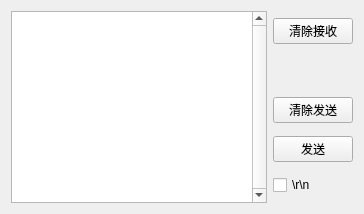
      <widget class="QWidget" name="tab_3">
       <attribute name="title">
        <string>输入发送</string>
       </attribute>
       <layout class="QHBoxLayout" name="horizontalLayout_14">
        <item>
         <widget class="QPlainTextEdit" name="Textedit_2send">
          <property name="sizePolicy">
           <sizepolicy hsizetype="Expanding" vsizetype="Minimum">
            <horstretch>0</horstretch>
            <verstretch>0</verstretch>
           </sizepolicy>
          </property>
          <property name="verticalScrollBarPolicy">
           <enum>Qt::ScrollBarAlwaysOn</enum>
          </property>
         </widget>
        </item>
        <item>
         <layout class="QVBoxLayout" name="verticalLayout_2">
          <property name="sizeConstraint">
           <enum>QLayout::SetNoConstraint</enum>
          </property>
          <item>
           <widget class="QPushButton" name="Button_clearreceive">
            <property name="text">
             <string>清除接收</string>
            </property>
           </widget>
          </item>
          <item>
           <spacer name="verticalSpacer_2">
            <property name="orientation">
             <enum>Qt::Vertical</enum>
            </property>
            <property name="sizeType">
             <enum>QSizePolicy::Fixed</enum>
            </property>
            <property name="sizeHint" stdset="0">
             <size>
              <width>20</width>
              <height>40</height>
             </size>
            </property>
           </spacer>
          </item>
          <item>
           <widget class="QPushButton" name="Button_clearsend">
            <property name="text">
             <string>清除发送</string>
            </property>
           </widget>
          </item>
          <item>
           <widget class="QPushButton" name="Button_Send_Text">
            <property name="text">
             <string>发送</string>
            </property>
           </widget>
          </item>
          <item>
           <widget class="QCheckBox" name="checkBox_rn">
            <property name="text">
             <string>\r\n</string>
            </property>
           </widget>
          </item>
         </layout>
        </item>
       </layout>
      </widget>
